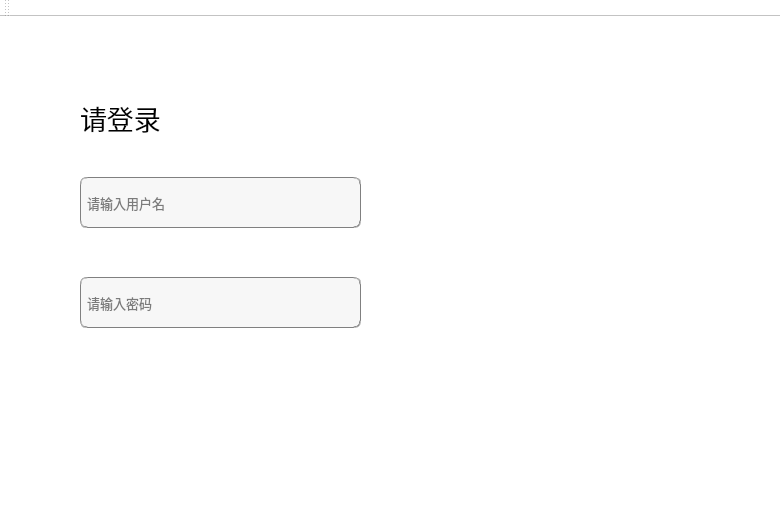
<?xml version="1.0" encoding="UTF-8"?>
<ui version="4.0">
 <class>MainWindow</class>
 <widget class="QMainWindow" name="MainWindow">
  <property name="geometry">
   <rect>
    <x>0</x>
    <y>0</y>
    <width>780</width>
    <height>520</height>
   </rect>
  </property>
  <property name="windowTitle">
   <string>MainWindow</string>
  </property>
  <property name="styleSheet">
   <string notr="true">background-color: rgb(255, 255, 255);</string>
  </property>
  <widget class="QWidget" name="centralWidget">
   <widget class="QStackedWidget" name="stackedWidget">
    <property name="geometry">
     <rect>
      <x>0</x>
      <y>10</y>
      <width>771</width>
      <height>411</height>
     </rect>
    </property>
    <property name="currentIndex">
     <number>0</number>
    </property>
    <widget class="QWidget" name="loginpage">
     <widget class="QLineEdit" name="LE_Password">
      <property name="geometry">
       <rect>
        <x>80</x>
        <y>250</y>
        <width>281</width>
        <height>51</height>
       </rect>
      </property>
      <property name="font">
       <font>
        <family>Candara</family>
        <pointsize>10</pointsize>
        <weight>50</weight>
        <italic>false</italic>
        <bold>false</bold>
       </font>
      </property>
      <property name="styleSheet">
       <string notr="true">background-color: rgb(247, 247, 247);
border:1px groove gray;border-radius:
7px;padding:2px 4px;
font: 10pt &quot;Candara&quot;;</string>
      </property>
      <property name="echoMode">
       <enum>QLineEdit::Password</enum>
      </property>
      <property name="placeholderText">
       <string>请输入密码</string>
      </property>
     </widget>
     <widget class="QLineEdit" name="LE_Name">
      <property name="geometry">
       <rect>
        <x>80</x>
        <y>150</y>
        <width>281</width>
        <height>51</height>
       </rect>
      </property>
      <property name="font">
       <font>
        <family>Candara</family>
        <pointsize>10</pointsize>
        <weight>50</weight>
        <italic>false</italic>
        <bold>false</bold>
       </font>
      </property>
      <property name="styleSheet">
       <string notr="true">background-color: rgb(247, 247, 247);
border:1px groove gray;border-radius:
7px;padding:2px 4px;
font: 10pt &quot;Candara&quot;;</string>
      </property>
      <property name="placeholderText">
       <string>请输入用户名</string>
      </property>
     </widget>
     <widget class="QLabel" name="label_5">
      <property name="geometry">
       <rect>
        <x>80</x>
        <y>50</y>
        <width>91</width>
        <height>81</height>
       </rect>
      </property>
      <property name="font">
       <font>
        <family>Arial Black</family>
        <pointsize>20</pointsize>
        <weight>10</weight>
        <italic>false</italic>
        <bold>false</bold>
       </font>
      </property>
      <property name="styleSheet">
       <string notr="true">font: 87 20pt &quot;Arial Black&quot;;</string>
      </property>
      <property name="text">
       <string>请登录</string>
      </property>
     </widget>
     <widget class="QPushButton" name="signup">
      <property name="geometry">
       <rect>
        <x>260</x>
        <y>360</y>
        <width>101</width>
        <height>51</height>
       </rect>
      </property>
      <property name="font">
       <font>
        <family>Candara</family>
        <pointsize>16</pointsize>
        <weight>50</weight>
        <italic>false</italic>
        <bold>false</bold>
       </font>
      </property>
      <property name="styleSheet">
       <string notr="true">background-color: qlineargradient(spread:pad, x1:0.52, y1:1, x2:0.54, y2:0, 
stop:0.0112994 rgba(64, 145, 252, 255), 
stop:1 rgba(255, 255, 255, 255));
color: rgb(255, 255, 255);
 
border:0px groove gray;border-radius:
7px;padding:2px 4px;
font: 16pt &quot;Candara&quot;;</string>
      </property>
      <property name="text">
       <string>注册</string>
      </property>
     </widget>
     <widget class="QLabel" name="label_image">
      <property name="geometry">
       <rect>
        <x>410</x>
        <y>-20</y>
        <width>381</width>
        <height>481</height>
       </rect>
      </property>
      <property name="styleSheet">
       <string notr="true"/>
      </property>
      <property name="text">
       <string/>
      </property>
     </widget>
     <widget class="QPushButton" name="pushButton">
      <property name="geometry">
       <rect>
        <x>80</x>
        <y>360</y>
        <width>101</width>
        <height>51</height>
       </rect>
      </property>
      <property name="font">
       <font>
        <family>Candara</family>
        <pointsize>16</pointsize>
        <weight>50</weight>
        <italic>false</italic>
        <bold>false</bold>
       </font>
      </property>
      <property name="styleSheet">
       <string notr="true">background-color: qlineargradient(spread:pad, x1:0.52, y1:1, x2:0.54, y2:0, 
stop:0.0112994 rgba(64, 145, 252, 255), 
stop:1 rgba(255, 255, 255, 255));
color: rgb(255, 255, 255);
 
border:0px groove gray;border-radius:
7px;padding:2px 4px;
font: 16pt &quot;Candara&quot;;</string>
      </property>
      <property name="text">
       <string>登录</string>
      </property>
     </widget>
     <zorder>label_image</zorder>
     <zorder>LE_Password</zorder>
     <zorder>LE_Name</zorder>
     <zorder>label_5</zorder>
     <zorder>signup</zorder>
     <zorder>pushButton</zorder>
    </widget>
    <widget class="QWidget" name="mainpage">
     <widget class="QLabel" name="label_6">
      <property name="geometry">
       <rect>
        <x>220</x>
        <y>-10</y>
        <width>401</width>
        <height>161</height>
       </rect>
      </property>
      <property name="font">
       <font>
        <pointsize>37</pointsize>
       </font>
      </property>
      <property name="text">
       <string>智慧农业监控系统</string>
      </property>
     </widget>
     <widget class="QPushButton" name="BTN_temp">
      <property name="geometry">
       <rect>
        <x>170</x>
        <y>220</y>
        <width>171</width>
        <height>151</height>
       </rect>
      </property>
      <property name="font">
       <font>
        <pointsize>24</pointsize>
       </font>
      </property>
      <property name="styleSheet">
       <string notr="true">border-image: url(:/image/temp.jpg);</string>
      </property>
      <property name="text">
       <string/>
      </property>
     </widget>
     <widget class="QPushButton" name="BTN_hum">
      <property name="geometry">
       <rect>
        <x>510</x>
        <y>220</y>
        <width>151</width>
        <height>151</height>
       </rect>
      </property>
      <property name="font">
       <font>
        <pointsize>24</pointsize>
       </font>
      </property>
      <property name="styleSheet">
       <string notr="true">border-image: url(:/image/hum.jpg);</string>
      </property>
      <property name="text">
       <string/>
      </property>
     </widget>
     <widget class="QLabel" name="label_9">
      <property name="geometry">
       <rect>
        <x>80</x>
        <y>10</y>
        <width>701</width>
        <height>411</height>
       </rect>
      </property>
      <property name="styleSheet">
       <string notr="true">border-image: url(:/image/background.jpg);</string>
      </property>
      <property name="text">
       <string/>
      </property>
     </widget>
     <zorder>label_9</zorder>
     <zorder>label_6</zorder>
     <zorder>BTN_temp</zorder>
     <zorder>BTN_hum</zorder>
    </widget>
    <widget class="QWidget" name="temppage">
     <widget class="QLabel" name="label_2">
      <property name="geometry">
       <rect>
        <x>210</x>
        <y>260</y>
        <width>81</width>
        <height>61</height>
       </rect>
      </property>
      <property name="font">
       <font>
        <pointsize>21</pointsize>
       </font>
      </property>
      <property name="text">
       <string>temp:</string>
      </property>
     </widget>
     <widget class="QLineEdit" name="LE_Temp">
      <property name="geometry">
       <rect>
        <x>330</x>
        <y>250</y>
        <width>121</width>
        <height>71</height>
       </rect>
      </property>
      <property name="styleSheet">
       <string notr="true">background-color: rgb(247, 247, 247);
border:1px groove gray;border-radius:
7px;padding:2px 4px;
font: 10pt &quot;Candara&quot;;</string>
      </property>
     </widget>
     <widget class="QLineEdit" name="LE_ti">
      <property name="geometry">
       <rect>
        <x>310</x>
        <y>120</y>
        <width>431</width>
        <height>81</height>
       </rect>
      </property>
      <property name="styleSheet">
       <string notr="true">background-color: rgb(247, 247, 247);
border:1px groove gray;border-radius:
7px;padding:2px 4px;
font: 10pt &quot;Candara&quot;;</string>
      </property>
     </widget>
     <widget class="QLabel" name="label_4">
      <property name="geometry">
       <rect>
        <x>140</x>
        <y>110</y>
        <width>131</width>
        <height>91</height>
       </rect>
      </property>
      <property name="font">
       <font>
        <family>Arial Black</family>
        <pointsize>50</pointsize>
        <weight>10</weight>
        <italic>false</italic>
        <bold>false</bold>
       </font>
      </property>
      <property name="styleSheet">
       <string notr="true">font: 87 50pt &quot;Arial Black&quot;;</string>
      </property>
      <property name="text">
       <string>time</string>
      </property>
     </widget>
     <widget class="QPushButton" name="BTN_temp_back">
      <property name="geometry">
       <rect>
        <x>560</x>
        <y>260</y>
        <width>101</width>
        <height>61</height>
       </rect>
      </property>
      <property name="font">
       <font>
        <pointsize>21</pointsize>
       </font>
      </property>
      <property name="styleSheet">
       <string notr="true">border-image: url(:/image/back.jpg);</string>
      </property>
      <property name="text">
       <string/>
      </property>
     </widget>
     <widget class="QLabel" name="label_temp_alter">
      <property name="geometry">
       <rect>
        <x>10</x>
        <y>270</y>
        <width>151</width>
        <height>131</height>
       </rect>
      </property>
      <property name="styleSheet">
       <string notr="true">border-image: url(:/image/temp_good.jpg);</string>
      </property>
      <property name="text">
       <string/>
      </property>
     </widget>
    </widget>
    <widget class="QWidget" name="humpage">
     <widget class="QLabel" name="label_3">
      <property name="geometry">
       <rect>
        <x>190</x>
        <y>210</y>
        <width>111</width>
        <height>61</height>
       </rect>
      </property>
      <property name="font">
       <font>
        <pointsize>29</pointsize>
        <weight>75</weight>
        <bold>true</bold>
       </font>
      </property>
      <property name="text">
       <string>hum</string>
      </property>
     </widget>
     <widget class="QLineEdit" name="LE_Hum">
      <property name="geometry">
       <rect>
        <x>340</x>
        <y>200</y>
        <width>141</width>
        <height>71</height>
       </rect>
      </property>
      <property name="font">
       <font>
        <family>Candara</family>
        <pointsize>10</pointsize>
        <weight>50</weight>
        <italic>false</italic>
        <bold>false</bold>
       </font>
      </property>
      <property name="styleSheet">
       <string notr="true">background-color: rgb(247, 247, 247);
border:1px groove gray;border-radius:
7px;padding:2px 4px;
font: 10pt &quot;Candara&quot;;</string>
      </property>
     </widget>
     <widget class="QPushButton" name="BTN_hun_back">
      <property name="geometry">
       <rect>
        <x>560</x>
        <y>210</y>
        <width>91</width>
        <height>51</height>
       </rect>
      </property>
      <property name="font">
       <font>
        <pointsize>21</pointsize>
       </font>
      </property>
      <property name="styleSheet">
       <string notr="true">border-image: url(:/image/back.jpg);</string>
      </property>
      <property name="text">
       <string/>
      </property>
     </widget>
     <widget class="QLineEdit" name="LE_ti_2">
      <property name="geometry">
       <rect>
        <x>310</x>
        <y>40</y>
        <width>431</width>
        <height>81</height>
       </rect>
      </property>
      <property name="font">
       <font>
        <family>Candara</family>
        <pointsize>10</pointsize>
        <weight>50</weight>
        <italic>false</italic>
        <bold>false</bold>
       </font>
      </property>
      <property name="styleSheet">
       <string notr="true">background-color: rgb(247, 247, 247);
border:1px groove gray;border-radius:
7px;padding:2px 4px;
font: 10pt &quot;Candara&quot;;</string>
      </property>
     </widget>
     <widget class="QLabel" name="label_7">
      <property name="geometry">
       <rect>
        <x>140</x>
        <y>30</y>
        <width>151</width>
        <height>101</height>
       </rect>
      </property>
      <property name="font">
       <font>
        <pointsize>47</pointsize>
        <weight>75</weight>
        <bold>true</bold>
       </font>
      </property>
      <property name="text">
       <string>time</string>
      </property>
     </widget>
     <widget class="QLabel" name="label_8">
      <property name="geometry">
       <rect>
        <x>100</x>
        <y>10</y>
        <width>671</width>
        <height>391</height>
       </rect>
      </property>
      <property name="styleSheet">
       <string notr="true">border-image: url(:/image/back_hum.jpg);</string>
      </property>
      <property name="text">
       <string/>
      </property>
     </widget>
     <zorder>label_8</zorder>
     <zorder>label_3</zorder>
     <zorder>LE_Hum</zorder>
     <zorder>BTN_hun_back</zorder>
     <zorder>LE_ti_2</zorder>
     <zorder>label_7</zorder>
    </widget>
   </widget>
  </widget>
  <widget class="QMenuBar" name="menuBar">
   <property name="geometry">
    <rect>
     <x>0</x>
     <y>0</y>
     <width>780</width>
     <height>23</height>
    </rect>
   </property>
  </widget>
  <widget class="QToolBar" name="mainToolBar">
   <attribute name="toolBarArea">
    <enum>TopToolBarArea</enum>
   </attribute>
   <attribute name="toolBarBreak">
    <bool>false</bool>
   </attribute>
  </widget>
  <widget class="QStatusBar" name="statusBar"/>
 </widget>
 <layoutdefault spacing="6" margin="11"/>
 <resources/>
 <connections/>
</ui>
